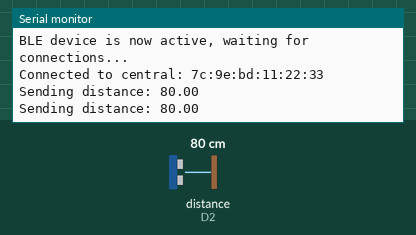
The sketch below on a simulated Arduino Nano 33 IoT. Shown: the last lines printed to the serial monitor. The test bench sets the inputs (shaded band); at power-on: distance to the obstacle (sensor on D2) 80 cm. The echo pulse lasts 58.3 µs per cm; nothing arrives over Bluetooth unless stated; a phone connects over Bluetooth LE 3 s after start.

Above: at 4.8 s.
4.9 s: distance to the obstacle (sensor on D2) set to 2 cm
At 5.8 s:
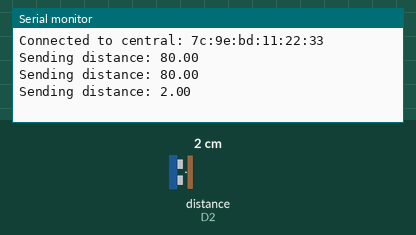
6.5 s: distance to the obstacle (sensor on D2) set to 4 cm
At 7.5 s:
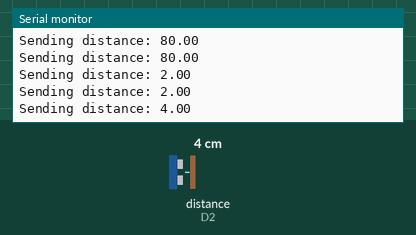
Timing chart, 0 to 9.5 s (numbered marks = the images above; inputs shaded):
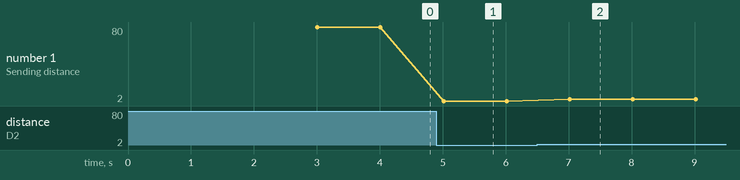

The sketch:

Carpark.ino
```cpp
#include <HCSR04.h>
#include <ArduinoBLE.h>

// Pin configuration
const byte trigPin = 3;
const byte echoPin = 2;

// BLE service and characteristic UUIDs
const char* SERVICE_UUID = "180D";
const char* CHARACTERISTIC_UUID = "2A37";

// Initialize BLE service and characteristic
BLEService distanceService(SERVICE_UUID);
BLEStringCharacteristic distanceCharacteristic(CHARACTERISTIC_UUID, BLERead | BLENotify, 20);

// Initialize the ultrasonic sensor
UltraSonicDistanceSensor ultrasonicSensor(trigPin, echoPin);

void setup() {
  Serial.begin(9600);
  while (!Serial);

  // Initialize BLE
  if (!BLE.begin()) {
    Serial.println("Failed to initialize BLE!");
    while (1);
  }

  // Set the local name and advertise the service
  BLE.setLocalName("Nano33IoT");
  BLE.setAdvertisedService(distanceService);

  // Add the characteristic to the service
  distanceService.addCharacteristic(distanceCharacteristic);
  BLE.addService(distanceService);

  // Start advertising
  BLE.advertise();
  Serial.println("BLE device is now active, waiting for connections...");
}

void loop() {
  // Wait for a BLE central to connect
  BLEDevice centralDevice = BLE.central();

  // If a central is connected
  if (centralDevice) {
    Serial.print("Connected to central: ");
    Serial.println(centralDevice.address());

    while (centralDevice.connected()) {
      // Measure distance
      double distance = ultrasonicSensor.measureDistanceCm();
      String distanceString = String(distance);
      Serial.print("Sending distance: ");
      Serial.println(distanceString);

      // Update characteristic with the new distance
      distanceCharacteristic.writeValue(distanceString);
      delay(1000); // Delay between notifications
    }

    Serial.print("Disconnected from central: ");
    Serial.println(centralDevice.address());
  }
}
```

Measured:
- after the input at 4.9 s, the serial monitor: prints a new line after 0.11 s (image 1)
- after the input at 6.5 s, the serial monitor: prints a new line after 0.51 s (image 2)
- plotted number 1: 80 → 2 after the input at 4.9 s, 2 → 4 after the input at 6.5 s
